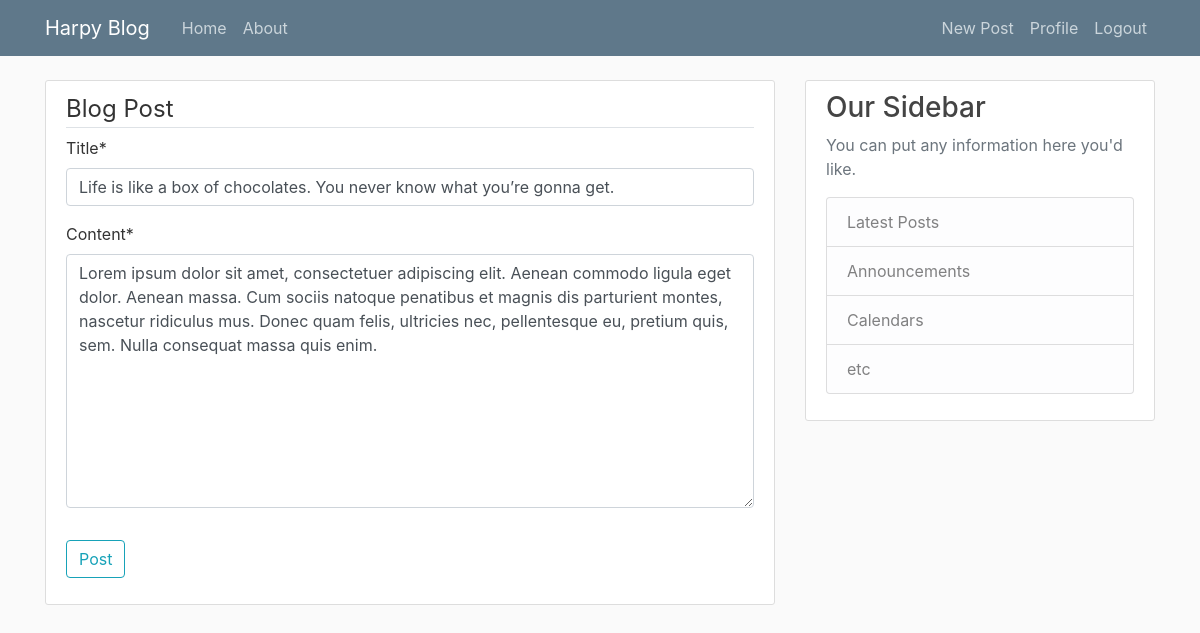
The app's page /post/5/update/ (signed in) with its own data.
### blog/models.py (models this page shows, shortened)
class Post(models.Model):
    title = models.CharField(max_length=100)
    content = models.TextField()
    date_posted = models.DateTimeField(default=timezone.now)
    author = models.ForeignKey(User, on_delete=models.CASCADE)

### blog/views.py (the view, shortened to what this page needs)
# urls.py: path('post/<int:pk>/update/', PostUpdateView.as_view(), name='post-update'),    # Same convention for the view as PostCreateView
class PostUpdateView(LoginRequiredMixin, UserPassesTestMixin, UpdateView):       # One has to be logged-in in order to post something
    model = Post    # Use 'Post' model/table to construct this view
    fields = ['title','content']
    def test_func(self):
        post = self.get_object()    # returns current 'Post' object
        return (self.request.user == post.author)

### blog/templates/blog/post_form.html (shortened to what this page needs)
{% extends 'blog/base.html' %}
{% load crispy_forms_tags %}
{% block content %}
    <div class="content-section">
        <form method="POST" action="">
            <fieldset class="form-group">
                <legend class="border-bottom mp-4">Blog Post</legend>
                {{ form|crispy }}
            </fieldset>
            <div class="form-group">
                <button class="btn btn-outline-info" type="submit">Post</button>
            </div>
        </form>
    </div>
{% endblock content %}

### blog/static/blog/main.css (style rules this page uses)
body { background: #fafafa; color: #333333; margin-top: 5rem; }
.content-section { background: #ffffff; padding: 10px 20px; border: 1px solid #dddddd; border-radius: 3px; margin-bottom: 20px; }

### records on screen
Post: title "Life is like a box of chocolates. You never know what you’re gonna get.", content "Lorem ipsum dolor sit amet, consectetuer adipiscing elit. Aenean commodo ligula eget dolor. Aenean massa. Cum sociis natoque penatibus et magnis dis parturient montes, nascetur ridiculus mus. Donec quam felis, ultricies nec, pellentesque eu, pretium quis, sem. Nulla consequat massa quis enim."
